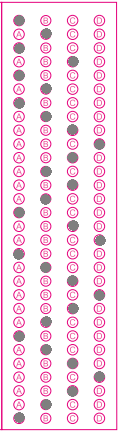
#> input picture OMR/l.png, 123 x 435 px
$ python main.py
#> lines starting #> are read from the running program, lines starting #| are printed output that depends on the picture; after the words box and inside, x2 and y2 are one past the last pixel; in counts of white or black regions, pixels touching at a corner belong together
### OMR/utilis.py
import cv2
import numpy as np

## TO STACK ALL THE IMAGES IN ONE WINDOW
def stackImages(imgArray,scale,lables=[]):
    rows = len(imgArray)
    cols = len(imgArray[0])
    rowsAvailable = isinstance(imgArray[0], list)
    width = imgArray[0][0].shape[1]
    height = imgArray[0][0].shape[0]
    if rowsAvailable:
        for x in range ( 0, rows):
            for y in range(0, cols):
                imgArray[x][y] = cv2.resize(imgArray[x][y], (0, 0), None, scale, scale)
                if len(imgArray[x][y].shape) == 2: imgArray[x][y]= cv2.cvtColor( imgArray[x][y], cv2.COLOR_GRAY2BGR)
        imageBlank = np.zeros((height, width, 3), np.uint8)
        hor = [imageBlank]*rows
        hor_con = [imageBlank]*rows
        for x in range(0, rows):
            hor[x] = np.hstack(imgArray[x])
            hor_con[x] = np.concatenate(imgArray[x])
        ver = np.vstack(hor)
        ver_con = np.concatenate(hor)
    else:
        for x in range(0, rows):
            imgArray[x] = cv2.resize(imgArray[x], (0, 0), None, scale, scale)
            if len(imgArray[x].shape) == 2: imgArray[x] = cv2.cvtColor(imgArray[x], cv2.COLOR_GRAY2BGR)
        hor= np.hstack(imgArray)
        hor_con= np.concatenate(imgArray)
        ver = hor
    if len(lables) != 0:
        eachImgWidth= int(ver.shape[1] / cols)
        eachImgHeight = int(ver.shape[0] / rows)
        #print(eachImgHeight)
        for d in range(0, rows):
            for c in range (0,cols):
                cv2.rectangle(ver,(c*eachImgWidth,eachImgHeight*d),(c*eachImgWidth+len(lables[d][c])*13+27,30+eachImgHeight*d),(255,255,255),cv2.FILLED)
                cv2.putText(ver,lables[d][c],(eachImgWidth*c+10,eachImgHeight*d+20),cv2.FONT_HERSHEY_COMPLEX,0.7,(255,0,255),2)
    return ver


def rectcontour(contours):
    rectcont= []
    for i in contours:
        area=cv2.contourArea(i)
        # print(area)
        if area>50:
            peri=cv2.arcLength(i, True)
            approx=cv2.approxPolyDP(i,0.02*peri,True)
            # print(len(approx))
            if len(approx)==4:
                rectcont.append(i)

    rectcont=sorted(rectcont,key=cv2.contourArea,reverse=True)
    return rectcont

def getcornerpoint(contours):
    peri=cv2.arcLength(contours, True)
    approx=cv2.approxPolyDP( contours , 0.02 * peri , True )
    return approx

def reorderpoints(myPoints):
    myPoints = myPoints.reshape((4, 2)) # REMOVE EXTRA BRACKET
    # print(myPoints)
    myPointsNew = np.zeros((4, 1, 2), np.int32) # NEW MATRIX WITH ARRANGED POINTS
    add = myPoints.sum(1)
    # print(add)
    # print(np.argmax(add))
    myPointsNew[0] = myPoints[np.argmin(add)]  #[0,0]
    myPointsNew[3] =myPoints[np.argmax(add)]   #[w,h]
    diff = np.diff(myPoints, axis=1)
    myPointsNew[1] =myPoints[np.argmin(diff)]  #[w,0]
    myPointsNew[2] = myPoints[np.argmax(diff)] #[h,0]

    return myPointsNew


def splitBoxes(img):
    rows = np.vsplit(img,20)
    cv2.imshow("split", rows[2])
    boxes=[]
    for r in rows:
        cols= np.hsplit(r,4)
        for box in cols:
            boxes.append(box)
            # cv2.imshow("split", box)
    return boxes

### OMR/main.py
import cv2
import numpy as np
import utilis

path = "l.png"
widthImg=500
heightImg=500
rectcont=[]
img=cv2.imread(path)
#> img is the input picture: shape (435, 123, 3); mean B, G, R 235, 222.9, 245.8

ans=[1,1,1,2,3,1,1,1,2,3,1,1,1,2,3,1,1,1,2,3]

img=cv2.resize(img, (widthImg, heightImg))
#> img: shape (500, 500, 3)
imgbiggestcontour=img.copy()
imgcontours=img.copy()
imgWarpcolored=img.copy()
imgGray= cv2.cvtColor(img, cv2.COLOR_BGR2GRAY)
imgBlur=cv2.GaussianBlur(imgGray, (5,5),1)
imgCanny=cv2.Canny(imgBlur,10,50)
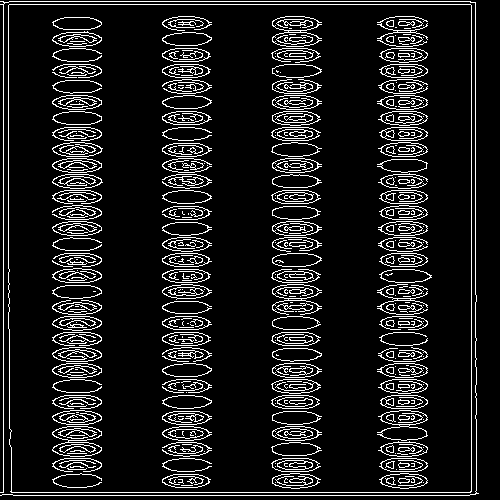
#> imgCanny: shape (500, 500); 11.2% white in thin lines or dots


countours , hierarchy=cv2.findContours(imgCanny, cv2.RETR_EXTERNAL, cv2.CHAIN_APPROX_NONE)
#> countours = 2 contours, 1 with area under 20; largest, box (x1, y1, x2, y2) and area: (8, 4, 472, 493) 225656
cv2.drawContours(imgcontours, countours,-1, (0,255,0),10)
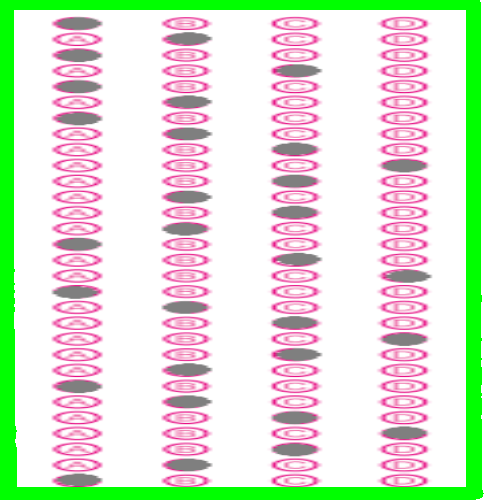
#> imgcontours: shape (500, 500, 3); mean B, G, R 212.2, 228.8, 220.6


rectcont=utilis.rectcontour(countours)
#> the loop in rectcontour, `for i in contours:` made 2 passes
#> (area, peri, approx) on pass 1: (225656, 1905.1, [[9, 4], [10, 491], [470, 492], [471, 5]])
#> after the loop in rectcontour, `for i in contours:`: rectcont = 1 contour; box (x1, y1, x2, y2) and area: (8, 4, 472, 493) 225656
big1=utilis.getcornerpoint(rectcont[0])
#> in getcornerpoint, `peri=cv2.arcLength(contours, True)`: peri = 1905.1
#> in getcornerpoint, `approx=cv2.approxPolyDP( contours , 0.02 * peri , True )`: approx = [[9, 4], [10, 491], [470, 492], [471, 5]]
#> big1 = [[9, 4], [10, 491], [470, 492], [471, 5]]
# big2=utilis.getcornerpoint(rectcont[1])


if big1.size != 0:

    cv2.drawContours(imgbiggestcontour,big1,-1,(0,255,0),20)
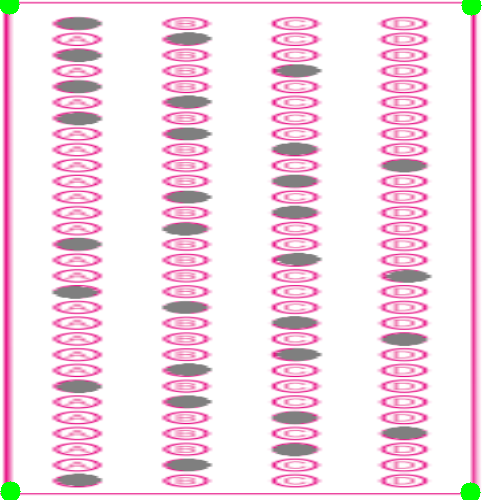
#> imgbiggestcontour: shape (500, 500, 3); mean B, G, R 234, 223.1, 244.7
    # cv2.drawContours(imgbiggestcontour,big2,-1,(255,0,0),20)


    big1=utilis.reorderpoints(big1)
#> in reorderpoints, `add = myPoints.sum(1)`: add = [13, 501, 962, 476]
#> in reorderpoints, `diff = np.diff(myPoints, axis=1)`: diff = [-5, 481, 22, -466]
#> big1 = [[9, 4], [471, 5], [10, 491], [470, 492]]
    # big2=utilis.reorderpoints(big2)


    pts1=np.float32(big1)
#> pts1 = [[9, 4], [471, 5], [10, 491], [470, 492]]
    pts2=np.float32([[0,0], [widthImg,0] ,[0, heightImg] , [widthImg, heightImg]])
    matrix=cv2.getPerspectiveTransform(pts1, pts2)
#> matrix = [[1.08, -0.00222, -9.73], [-0.00221, 1.02, -4.07], [3.86e-08, -8.89e-06, 1]]
    imgWarpcolored=cv2.warpPerspective(img, matrix, (widthImg, heightImg))

    # [4 lines of commented-out code are left out]


    imgWarpGray = cv2.cvtColor(imgWarpcolored,cv2.COLOR_BGR2GRAY) # CONVERT TO GRAYSCALE
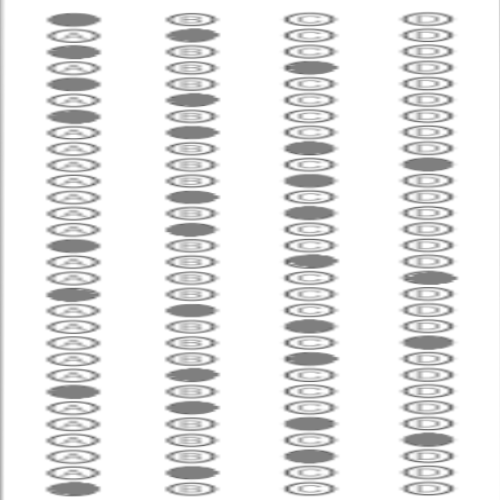
#> imgWarpGray: shape (500, 500); min 95, max 255, mean 232.3
    imgThresh = cv2.threshold(imgWarpGray, 170, 255,cv2.THRESH_BINARY_INV )[1] # APPLY THRESHOLD AND INVERSE
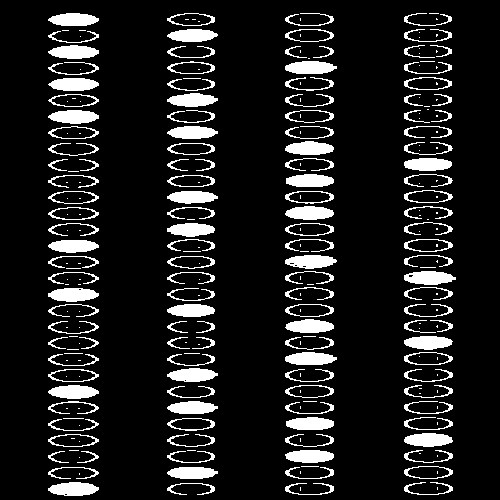
#> imgThresh: shape (500, 500); 11.6% white; 272 white regions (140 under 20 px), largest, box (x1, y1, x2, y2) and area: (404, 271, 456, 285) 544, (48, 482, 99, 496) 544, (48, 288, 99, 302) 543


    boxes=utilis.splitBoxes(imgThresh)
#> in splitBoxes, `rows = np.vsplit(img,20)`: rows = 20 items
#> in splitBoxes, `cv2.imshow("split", rows[2])`:
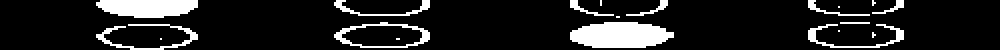
#> window 'split': shape (25, 500) (shown 2 times larger); 13% white; 19 white regions (9 under 20 px), largest, box (x1, y1, x2, y2) and area: (285, 11, 337, 24) 535, (48, 0, 99, 9) 375, (167, 11, 215, 24) 155
#> the loop in splitBoxes, `for r in rows:` made 20 passes
#> after the loop in splitBoxes, `for r in rows:`: boxes = 80 items
#> boxes = 80 items

    mypixelval=np.zeros((20,4))
    countr=0
    countc=0

    for image in boxes:
        totalpixel=cv2.countNonZero(image)
        mypixelval[countr][countc]=totalpixel
        countc+=1
        if(countc==4):
            countr+=1
            countc=0
#> this loop made 80 passes
#> totalpixel on passes 1 to 12: 486, 140, 125, 124, 317, 566, 216, 230, 526, 249, 622, 234
#> after the loop, countc = 0; countr = 20; mypixelval = 20 rows, first 6: [486, 140, 125, 124], [317, 566, 216, 230], [526, 249, 622, 234], [596, 396, 229, 229], [618, 409, 236, 220], [229, 589, 483, 240]

    myindex=[]

    for x in range (0, 20):
        arr=mypixelval[x]
        myIndexval=np.where(arr==np.amax(arr))
        myindex.append(myIndexval[0][0])
#> this loop made 20 passes
#> (arr, myIndexval) on passes 1 to 12: ([486, 140, 125, 124], ([0],)), ([317, 566, 216, 230], ([1],)), ([526, 249, 622, 234], ([2],)), ([596, 396, 229, 229], ([0],)), ([618, 409, 236, 220], ([0],)), ([229, 589, 483, 240], ([1],)), ([208, 201, 351, 587], ([3],)), ([255, 536, 605, 241], ([2],)), ([252, 297, 622, 248], ([2],)), ([553, 574, 243, 235], ([1],)), ([281, 229, 614, 311], ([2],)), ([597, 211, 243, 558], ([0],))
#> after the loop, myindex = [0, 1, 2, 0, 0, 1, 3, 2, 2, 1, 2, 0, 1, 3, 2, 0, 1, 3, 2, 0]
    print(myindex)
#| [0, 1, 2, 0, 0, 1, 3, 2, 2, 1, 2, 0, 1, 3, 2, 0, 1, 3, 2, 0]

    grading=[]

    for x in range(0, 20):
        if ans[x]==myindex[x]:
            grading.append(1)
        else:
            grading.append(0)
#> after the loop, grading = [0, 1, 0, 0, 0, 1, 0, 0, 1, 0, 0, 0, 1, 0, 0, 0, 1, 0, 1, 0]
    print(grading)
#| [0, 1, 0, 0, 0, 1, 0, 0, 1, 0, 0, 0, 1, 0, 0, 0, 1, 0, 1, 0]

    score=(sum(grading)/20) * 100
#> score = 30
    print(score)
#| 30.0


imgBlank=np.zeros_like(img)

imageArray=([img, imgGray,imgBlur,imgCanny], [imgcontours,imgbiggestcontour,imgWarpcolored,imgThresh])
imgStacked=utilis.stackImages(imageArray, 0.5)
#> in stackImages, `rows = len(imgArray)`: rows = 2
#> in stackImages, `cols = len(imgArray[0])`: cols = 4
#> in stackImages, `rowsAvailable = isinstance(imgArray[0], list)`: rowsAvailable = True
#> in stackImages, `hor = [imageBlank]*rows`: hor = 2 items
#> in stackImages, `ver = np.vstack(hor)`:
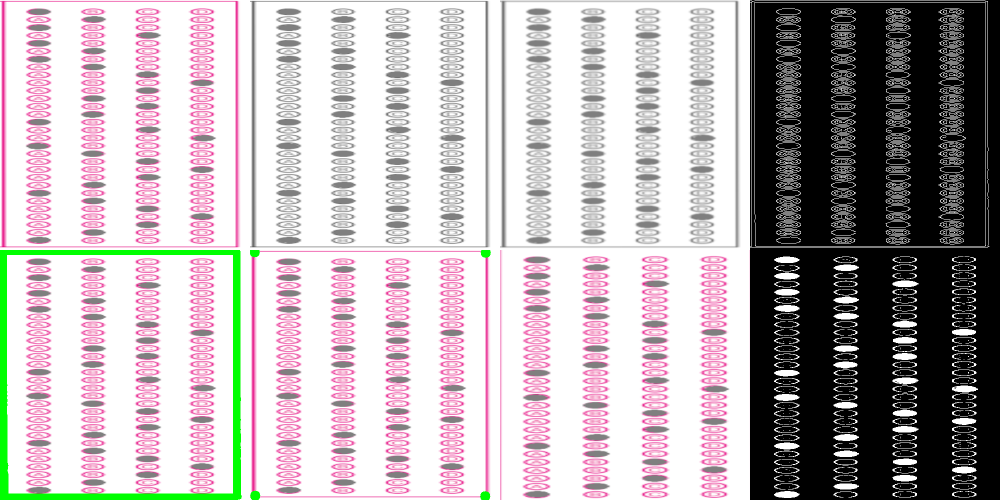
#> ver: shape (500, 1000, 3); mean of channels 0, 1, 2 179.7, 177.6, 184.6; drawn as B, G, R


cv2.imshow("Original", imgStacked)
cv2.waitKey(0)
